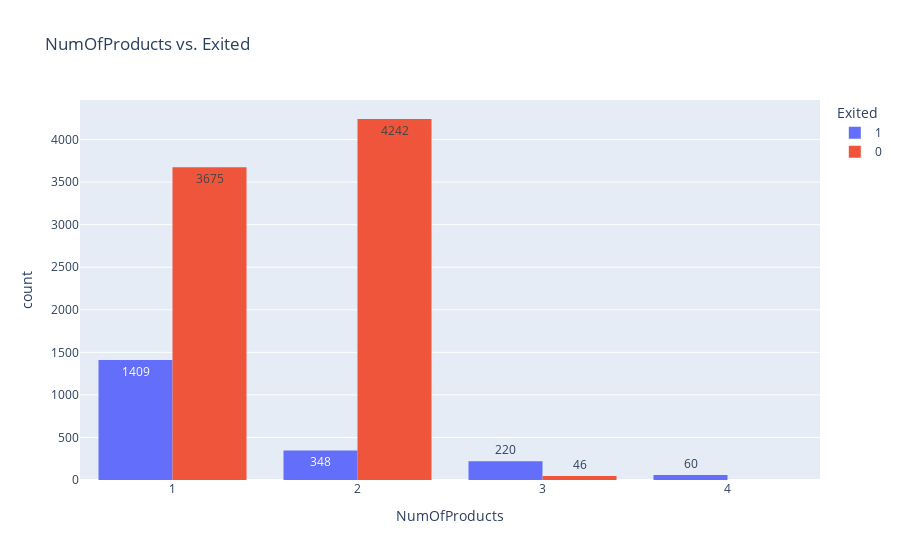

The notebook cell this image was saved under:
### Code cell
fig = px.histogram(
    new_df, 
    x="NumOfProducts", 
    color="Exited", 
    barmode="group", 
    title="NumOfProducts vs. Exited",
    text_auto=True
)
fig.show()

### Figure 1 — Plotly figure (JSON) as saved in the notebook; plotly's stock layout.template omitted (floating-point values rounded to 4 significant figures; data arrays with more than 128 entries replaced by an {"elided": "..."} marker saying what was removed)
{"data": [{"alignmentgroup": "True", "bingroup": "x", "hovertemplate": "Exited=1<br>NumOfProducts=%{x}<br>count=%{y}<extra></extra>", "legendgroup": "1", "marker": {"color": "#636efa", "pattern": {"shape": ""}}, "name": "1", "offsetgroup": "1", "orientation": "v", "showlegend": true, "texttemplate": "%{value}", "type": "histogram", "x": {"elided": "2037 int values"}, "xaxis": "x", "yaxis": "y"}, {"alignmentgroup": "True", "bingroup": "x", "hovertemplate": "Exited=0<br>NumOfProducts=%{x}<br>count=%{y}<extra></extra>", "legendgroup": "0", "marker": {"color": "#EF553B", "pattern": {"shape": ""}}, "name": "0", "offsetgroup": "0", "orientation": "v", "showlegend": true, "texttemplate": "%{value}", "type": "histogram", "x": {"elided": "7963 int values"}, "xaxis": "x", "yaxis": "y"}], "layout": {"autosize": true, "barmode": "group", "legend": {"title": {"text": "Exited"}, "tracegroupgap": 0}, "title": {"text": "NumOfProducts vs. Exited"}, "xaxis": {"anchor": "y", "autorange": true, "domain": [0, 1], "range": [0.5, 4.5], "title": {"text": "NumOfProducts"}, "type": "linear"}, "yaxis": {"anchor": "x", "autorange": true, "domain": [0, 1], "range": [0, 4465.0], "title": {"text": "count"}}}}
